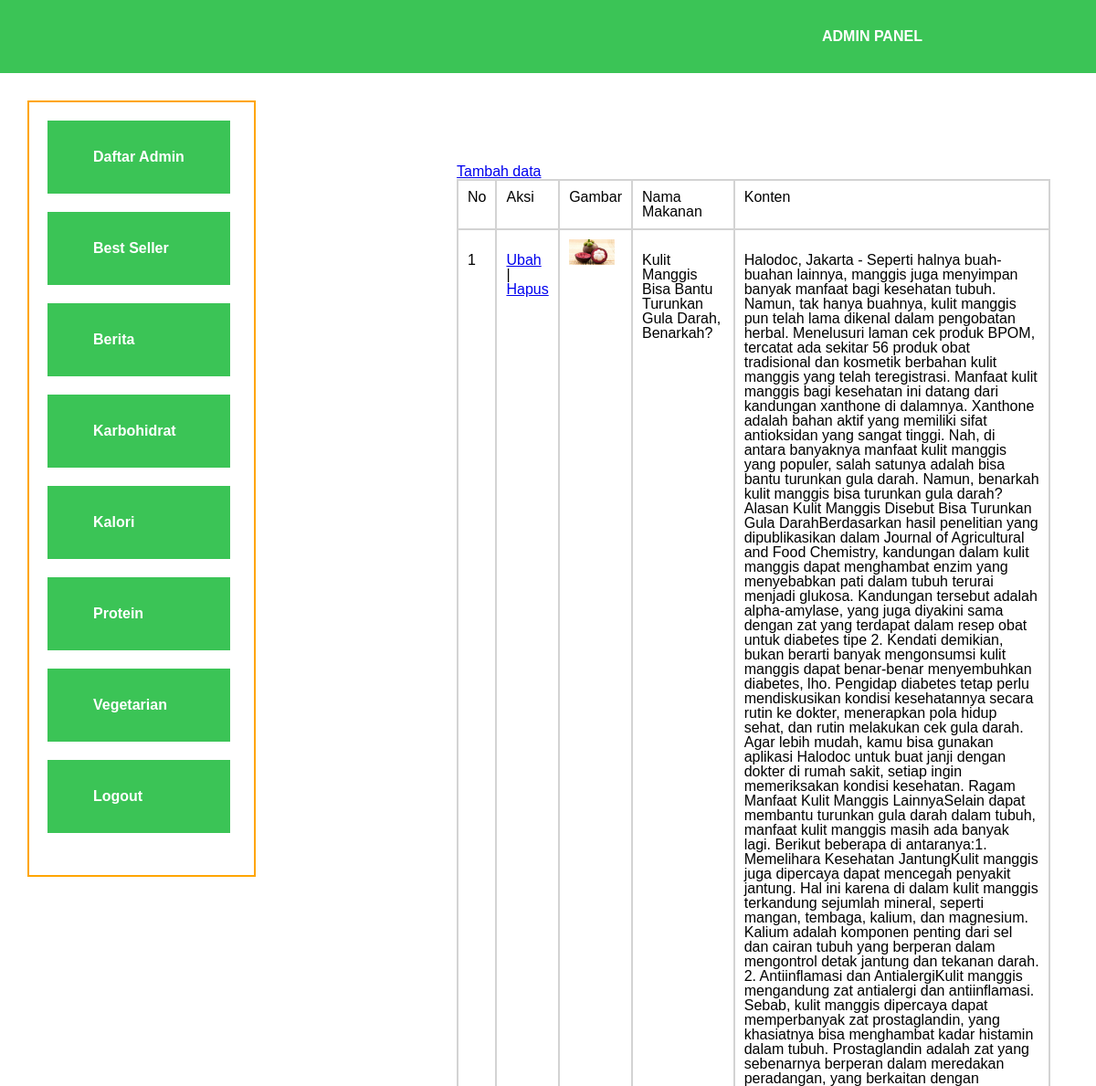
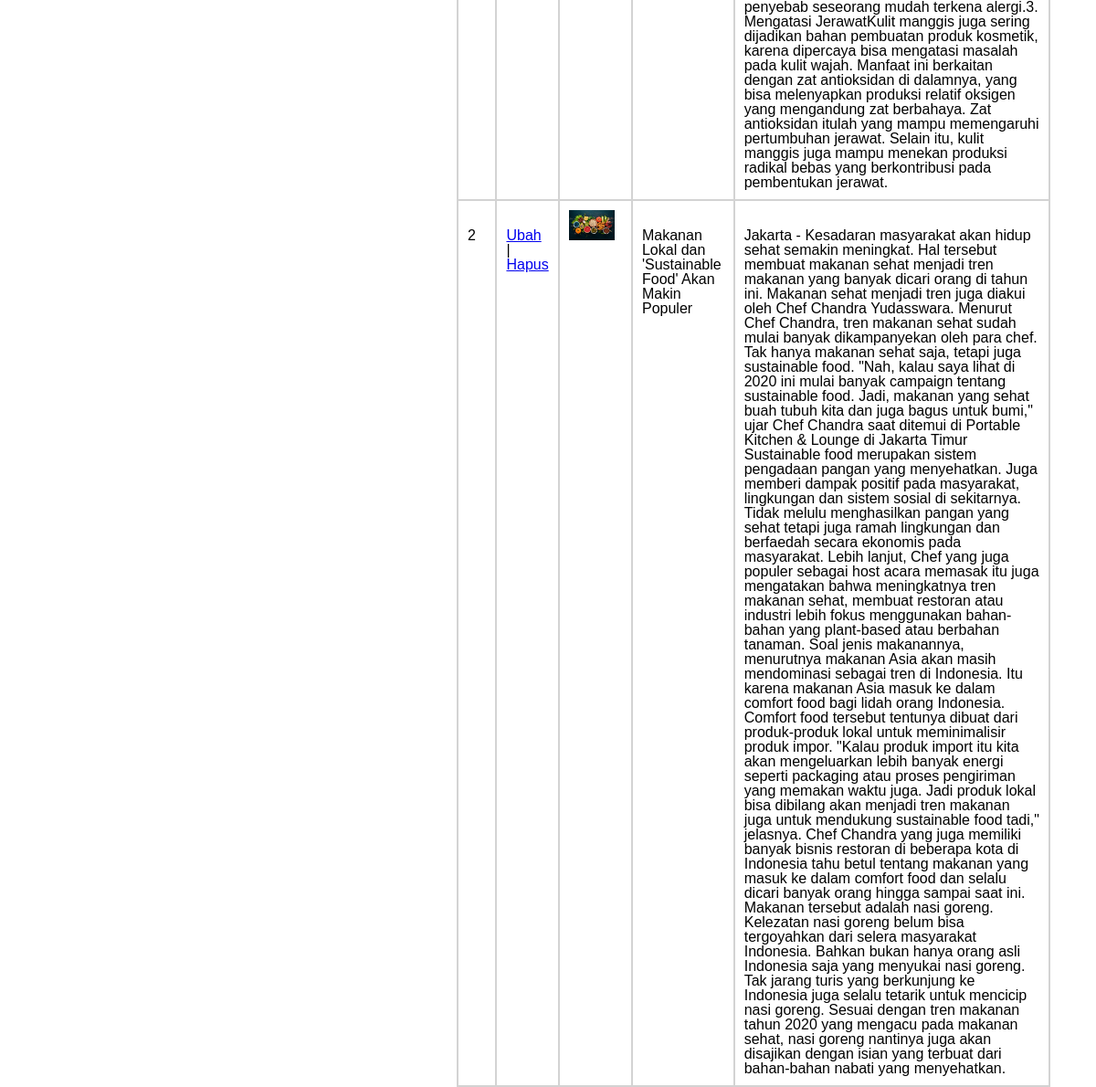
Screenshot of /admin/aberita.php with the database file from the repository (2 pictures, top to bottom).
### tables this page shows
CREATE TABLE `berita` (
  `id` int(11) NOT NULL,
  `judul` varchar(300) NOT NULL,
  `konten` mediumtext NOT NULL,
  `gambar` varchar(200) NOT NULL
);

### config/connect_berita.php (called while the page is built, shortened)
<?php
	$servername = "localhost";
	$username = "root";
	$password = "";
	$nama_db = "web";
	$koneksi = mysqli_connect($servername,$username,$password,$nama_db);
	function query ($query) {
	global $koneksi;
	$result = mysqli_query($koneksi, $query);
	$rows = [];
	while ($row = mysqli_fetch_assoc($result)) {
		$rows[]= $row;
	}
	return $rows;
}
?>

### admin/aberita.php (the view, shortened to what this page needs)
<?php
require '../config/connect_berita.php';
$berita = query ("SELECT * FROM berita");
 ?>
<!DOCTYPE html>
<html>
<head>
	<link rel="stylesheet" href="admin.css">
</head>
<body>
<div class="topbar">
	<a href="admin.php">ADMIN PANEL</a>
</div>
<div class="konten">
	<a href="tambah_berita.php">Tambah data</a>
	<table border="1" cellpadding="10" cellspacing="0">
		<tr>
			<td>No</td>
			<td>Aksi</td>
			<td>Gambar</td>
			<td>Nama Makanan</td>
			<td>Konten</td>
		</tr>
	<?php $i=1; ?>
	<?php foreach ($berita as $ber) : ?>
		<tr>
			<td><?php echo $i; ?></td>
			<td><a href="ubah_berita.php?id=<?php echo $ber ["id"];?>">Ubah</a> |
				<a href="hapus_berita.php?id=<?php echo $ber ["id"];?>">Hapus</a>
			</td>
			<td>
				<img src="../pic/<?php echo $ber ["gambar"]; ?>" width="50"></td>
			<td><?php echo $ber ["judul"] ?></td>
			<td><?php echo $ber ["konten"] ?></td>
		</tr>
	<?php $i++; ?>
	<?php endforeach ?>
	</table>
</div>
<div class="sidebar">
	<div class="admin"><a href="adaftar.php">Daftar Admin</a></div>
	<div class="bestseller"><a href="abestseller.php">Best Seller</a></div>
	<div class="berita"><a href="aberita.php">Berita</a></div>
	<div class="karbohidrat"><a href="akarbohidrat.php">Karbohidrat</a></div>
	<div class="kalori"><a href="akalori.php">Kalori</a></div>
	<div class="protein"><a href="aprotein.php">Protein</a></div>
	<div class="vegetarian"><a href="avegetarian.php">Vegetarian</a></div>
	<div class="logout"><a href="../logout.php">Logout</a></div>
</div>
</body>
</html>

### admin/admin.css (style rules this page uses)
html, body, div, span, applet, object, iframe, h1, h2, h3, h4, h5, h6, p, blockquote, pre, a, abbr, acronym, address, big, cite, code, del, dfn, em, img, ins, kbd, q, s, samp, small, strike, strong, sub, sup, tt, var, b, u, i, center, dl, dt, dd, ol, ul, li, fieldset, form, label, legend, table, caption, tbody, tfoot, thead, tr, th, td, article, aside, canvas, details, embed, figure, figcaption, footer, header, hgroup, menu, nav, output, ruby, section, summary, time, mark, audio, video { margin: 0; padding: 0; border: 0; font-size: 100%; font: inherit; vertical-align: baseline; }
body { line-height: 1; }
table { border-collapse: collapse; border-spacing: 0; }
body { font-family: sans-serif; }
.topbar { height: 80px; width: 100%; background-color: rgba(59, 196, 86); }
.topbar a { margin-left: 900px; line-height: 80px; color: white; font-weight: bold; text-decoration: none; }
.konten { float: right; margin-right: 50px; margin-left: 500px; margin-top: 100px; }
.konten table td { border: 2px solid lightgrey; padding: 10px; margin-bottom: 10px; }
.sidebar { position: fixed; height: 850px; width: 250px; box-sizing: border-box; z-index: -9999px; border: 2px solid orange; margin-left: 30px; margin-top: 30px; }
.sidebar .admin { margin-left: 20px; margin-top: 20px; height: 80px; width: 200px; background-color: rgba(59, 196, 86); }
.admin a { margin-left: 50px; line-height: 80px; text-decoration: none; color: white; font-weight: bold; }
.sidebar .bestseller { margin-left: 20px; margin-top: 20px; height: 80px; width: 200px; background-color: rgba(59, 196, 86); }
.bestseller a { margin-left: 50px; line-height: 80px; text-decoration: none; color: white; font-weight: bold; }
.sidebar .berita { margin-left: 20px; margin-top: 20px; height: 80px; width: 200px; background-color: rgba(59, 196, 86); }
.berita a { margin-left: 50px; line-height: 80px; text-decoration: none; color: white; font-weight: bold; }
.sidebar .karbohidrat { margin-left: 20px; margin-top: 20px; height: 80px; width: 200px; background-color: rgba(59, 196, 86); }
.karbohidrat a { margin-left: 50px; line-height: 80px; text-decoration: none; color: white; font-weight: bold; }
.sidebar .kalori { margin-left: 20px; margin-top: 20px; height: 80px; width: 200px; background-color: rgba(59, 196, 86); }
.kalori a { margin-left: 50px; line-height: 80px; text-decoration: none; color: white; font-weight: bold; }
.sidebar .protein { margin-left: 20px; margin-top: 20px; height: 80px; width: 200px; background-color: rgba(59, 196, 86); }
.protein a { margin-left: 50px; line-height: 80px; text-decoration: none; color: white; font-weight: bold; }
.sidebar .vegetarian { margin-left: 20px; margin-top: 20px; height: 80px; width: 200px; background-color: rgba(59, 196, 86); }
.vegetarian a { margin-left: 50px; line-height: 80px; text-decoration: none; color: white; font-weight: bold; }
.sidebar .logout { margin-left: 20px; margin-top: 20px; height: 80px; width: 200px; background-color: rgba(59, 196, 86); }
.logout a { margin-left: 50px; line-height: 80px; text-decoration: none; color: white; font-weight: bold; }

### rows the page displays
berita: gambar (picture), judul "Kulit Manggis Bisa Bantu Turunkan Gula Darah, Benarkah?", konten "Halodoc, Jakarta - Seperti halnya buah-buahan lainnya, manggis juga menyimpan banyak manfaat bagi kesehatan tubuh. Namun, tak hanya buahnya, kulit manggis pun telah lama dikenal dalam pengobatan herbal. Menelusuri laman cek produk BPOM, tercatat ada sekitar 56 produk obat tradisional dan kosmetik berbahan kulit manggis yang telah teregistrasi. Manfaat kulit manggis bagi kesehatan ini datang dari kandungan xanthone di dalamnya. Xanthone adalah bahan aktif yang memiliki sifat antioksidan yang sangat tinggi. Nah, di antara banyaknya manfaat kulit manggis yang populer, salah satunya adalah bisa bantu turunkan gula darah. Namun, benarkah kulit manggis bisa turunkan gula darah?Alasan Kulit…"
berita: gambar (picture), judul "Makanan Lokal dan 'Sustainable Food' Akan Makin Populer", konten "Jakarta - Kesadaran masyarakat akan hidup sehat semakin meningkat. Hal tersebut membuat makanan sehat menjadi tren makanan yang banyak dicari orang di tahun ini. Makanan sehat menjadi tren juga diakui oleh Chef Chandra Yudasswara. Menurut Chef Chandra, tren makanan sehat sudah mulai banyak dikampanyekan oleh para chef. Tak hanya makanan sehat saja, tetapi juga sustainable food. \"Nah, kalau saya lihat di 2020 ini mulai banyak campaign tentang sustainable food. Jadi, makanan yang sehat buah tubuh kita dan juga bagus untuk bumi,\" ujar Chef Chandra saat ditemui di Portable Kitchen & Lounge di Jakarta Timur Sustainable food merupakan sistem pengadaan pangan yang menyehatkan. Juga memberi dampak…"
